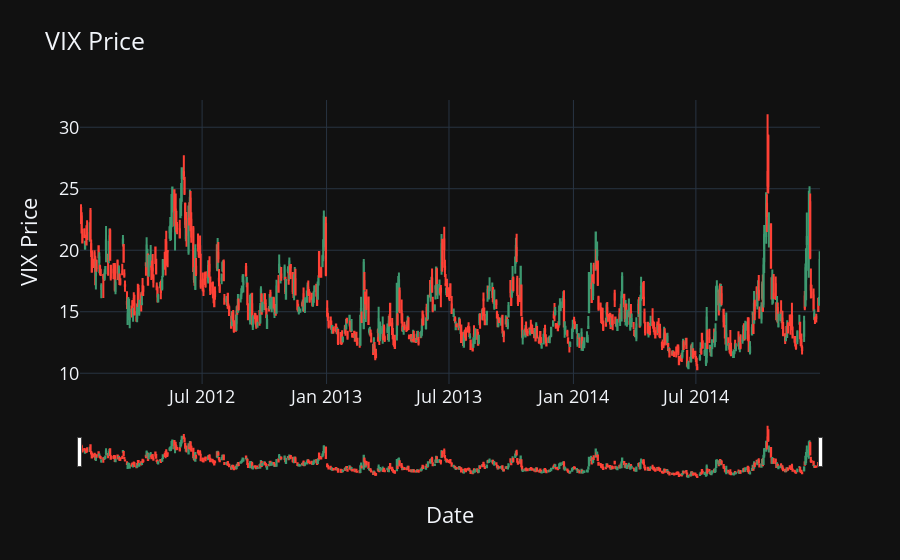

The cell this chart's notebook holds for it:
### Code cell
import pandas as pd

df_viz = df[df["Date"] > "2012-01-01"]
df_viz = df_viz[df_viz["Date"] < "2015-01-01"]


fig = go.Figure(data=[go.Candlestick(
                x=df_viz['Date'],
                open=df_viz['Open'],
                high=df_viz['High'],
                low=df_viz['Low'],
                close=df_viz['Close']
                ,name = "VIX OHLC")])


fig.update_layout(
    title='VIX Price',
    yaxis_title='VIX Price',
    xaxis_title='Date',
    font=dict(
        size=18,
    )
)

fig.write_html(f"Visualizations/Screenshots/VIX_sample_2.html")


fig.show()

### Figure 1 — Plotly figure (JSON) as saved in the notebook; plotly's stock layout.template omitted (floating-point values rounded to 4 significant figures; data arrays with more than 128 entries replaced by an {"elided": "..."} marker saying what was removed)
{"data": [{"close": {"elided": "754 float values"}, "high": {"elided": "754 float values"}, "low": {"elided": "754 float values"}, "name": "VIX OHLC", "open": {"elided": "754 float values"}, "type": "candlestick", "x": {"elided": "754 str values"}}], "layout": {"font": {"size": 18}, "title": {"text": "VIX Price"}, "xaxis": {"title": {"text": "Date"}}, "yaxis": {"title": {"text": "VIX Price"}}}}
